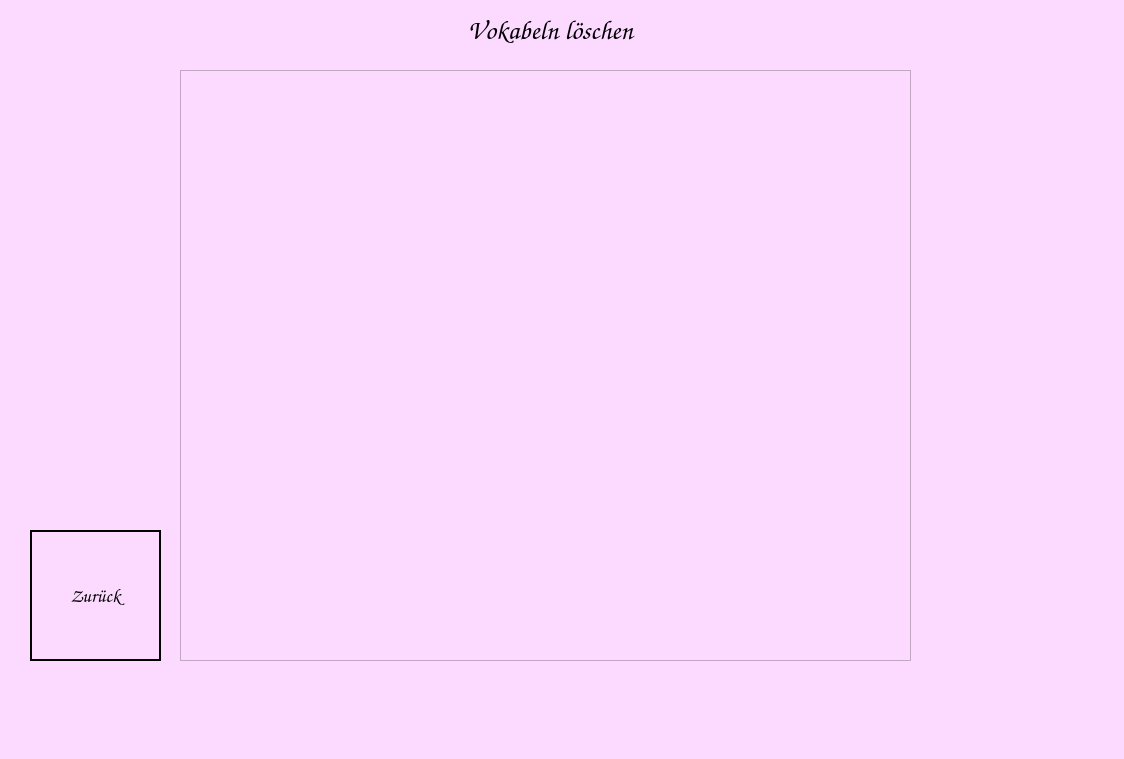
<?xml version="1.0" encoding="UTF-8"?>
<ui version="4.0">
 <class>WindowVocabulariesDelete</class>
 <widget class="QMainWindow" name="WindowVocabulariesDelete">
  <property name="geometry">
   <rect>
    <x>0</x>
    <y>0</y>
    <width>1124</width>
    <height>759</height>
   </rect>
  </property>
  <property name="windowTitle">
   <string>Vokabeltrainer</string>
  </property>
  <property name="styleSheet">
   <string notr="true">background-color: rgb(252, 217, 255);</string>
  </property>
  <widget class="QWidget" name="centralwidget">
   <widget class="QLabel" name="label">
    <property name="geometry">
     <rect>
      <x>450</x>
      <y>10</y>
      <width>201</width>
      <height>41</height>
     </rect>
    </property>
    <property name="font">
     <font>
      <family>Comic Sans MS</family>
      <pointsize>20</pointsize>
      <bold>true</bold>
     </font>
    </property>
    <property name="layoutDirection">
     <enum>Qt::LayoutDirection::LeftToRight</enum>
    </property>
    <property name="text">
     <string>Vokabeln löschen</string>
    </property>
    <property name="alignment">
     <set>Qt::AlignmentFlag::AlignCenter</set>
    </property>
   </widget>
   <widget class="QListWidget" name="listWidget">
    <property name="geometry">
     <rect>
      <x>180</x>
      <y>70</y>
      <width>731</width>
      <height>591</height>
     </rect>
    </property>
    <property name="font">
     <font>
      <family>Comic Sans MS</family>
      <pointsize>20</pointsize>
      <bold>true</bold>
     </font>
    </property>
   </widget>
   <widget class="QLabel" name="label_2">
    <property name="geometry">
     <rect>
      <x>30</x>
      <y>530</y>
      <width>131</width>
      <height>131</height>
     </rect>
    </property>
    <property name="text">
     <string/>
    </property>
    <property name="pixmap">
     <pixmap>../pictures/horse_back.png</pixmap>
    </property>
    <property name="scaledContents">
     <bool>true</bool>
    </property>
   </widget>
   <widget class="QPushButton" name="pb_back">
    <property name="geometry">
     <rect>
      <x>30</x>
      <y>530</y>
      <width>131</width>
      <height>131</height>
     </rect>
    </property>
    <property name="font">
     <font>
      <family>Comic Sans MS</family>
      <pointsize>14</pointsize>
      <bold>true</bold>
      <underline>false</underline>
     </font>
    </property>
    <property name="styleSheet">
     <string notr="true">background-color: transparent;
border-color: rgb(0, 0, 0);
border: 2px solid black;</string>
    </property>
    <property name="text">
     <string>Zurück</string>
    </property>
   </widget>
  </widget>
  <widget class="QMenuBar" name="menubar">
   <property name="geometry">
    <rect>
     <x>0</x>
     <y>0</y>
     <width>1124</width>
     <height>23</height>
    </rect>
   </property>
  </widget>
  <widget class="QStatusBar" name="statusbar"/>
 </widget>
 <resources/>
 <connections/>
</ui>
